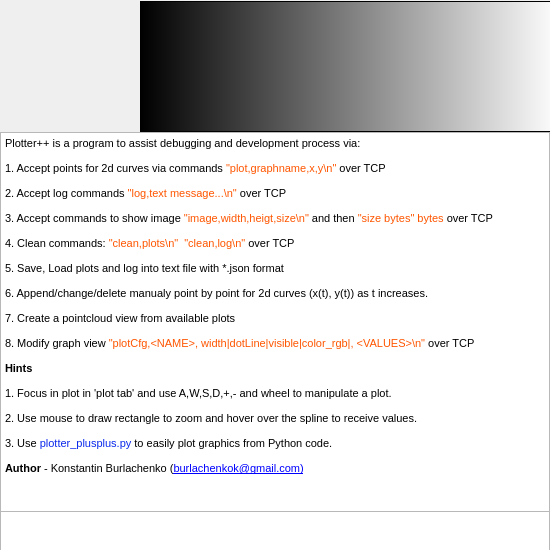
<?xml version="1.0" encoding="UTF-8"?>
<ui version="4.0">
 <class>AboutBoxDialog</class>
 <widget class="QDialog" name="AboutBoxDialog">
  <property name="geometry">
   <rect>
    <x>0</x>
    <y>0</y>
    <width>550</width>
    <height>550</height>
   </rect>
  </property>
  <property name="sizePolicy">
   <sizepolicy hsizetype="Fixed" vsizetype="Fixed">
    <horstretch>0</horstretch>
    <verstretch>0</verstretch>
   </sizepolicy>
  </property>
  <property name="minimumSize">
   <size>
    <width>550</width>
    <height>550</height>
   </size>
  </property>
  <property name="maximumSize">
   <size>
    <width>550</width>
    <height>550</height>
   </size>
  </property>
  <property name="windowTitle">
   <string>About and Help</string>
  </property>
  <property name="windowIcon">
   <iconset resource="plotter_resource.qrc">
    <normaloff>:/icons/resources/about.png</normaloff>:/icons/resources/about.png</iconset>
  </property>
  <property name="modal">
   <bool>true</bool>
  </property>
  <widget class="QFrame" name="frame">
   <property name="geometry">
    <rect>
     <x>140</x>
     <y>1</y>
     <width>420</width>
     <height>131</height>
    </rect>
   </property>
   <property name="styleSheet">
    <string notr="true">background-color: qlineargradient(spread:pad, x1:0, y1:0, x2:1, y2:0, stop:0 rgba(0, 0, 0, 255), stop:1 rgba(255, 255, 255, 255));</string>
   </property>
   <property name="frameShape">
    <enum>QFrame::StyledPanel</enum>
   </property>
   <property name="frameShadow">
    <enum>QFrame::Raised</enum>
   </property>
  </widget>
  <widget class="QWidget" name="widget" native="true">
   <property name="geometry">
    <rect>
     <x>-1</x>
     <y>1</y>
     <width>141</width>
     <height>131</height>
    </rect>
   </property>
   <property name="styleSheet">
    <string notr="true">background-image: url(:/icons/resources/logo_with_tiger.png);</string>
   </property>
  </widget>
  <widget class="QTextEdit" name="textEdit">
   <property name="geometry">
    <rect>
     <x>0</x>
     <y>132</y>
     <width>550</width>
     <height>380</height>
    </rect>
   </property>
   <property name="maximumSize">
    <size>
     <width>16777215</width>
     <height>16777214</height>
    </size>
   </property>
   <property name="readOnly">
    <bool>true</bool>
   </property>
   <property name="html">
    <string>&lt;!DOCTYPE HTML PUBLIC &quot;-//W3C//DTD HTML 4.0//EN&quot; &quot;http://www.w3.org/TR/REC-html40/strict.dtd&quot;&gt;
&lt;html&gt;&lt;head&gt;&lt;meta name=&quot;qrichtext&quot; content=&quot;1&quot; /&gt;&lt;style type=&quot;text/css&quot;&gt;
p, li { white-space: pre-wrap; }
&lt;/style&gt;&lt;/head&gt;&lt;body style=&quot; font-family:'Ubuntu'; font-size:11pt; font-weight:400; font-style:normal;&quot;&gt;
&lt;p style=&quot; margin-top:0px; margin-bottom:0px; margin-left:0px; margin-right:0px; -qt-block-indent:0; text-indent:0px;&quot;&gt;&lt;span style=&quot; font-family:'MS Shell Dlg 2'; font-size:8pt;&quot;&gt;Plotter++ is a program to assist debugging and development process via:&lt;/span&gt;&lt;/p&gt;
&lt;p style=&quot; margin-top:12px; margin-bottom:12px; margin-left:0px; margin-right:0px; -qt-block-indent:0; text-indent:0px;&quot;&gt;&lt;span style=&quot; font-family:'MS Shell Dlg 2'; font-size:8pt;&quot;&gt;1. Accept points for 2d curves via commands &lt;/span&gt;&lt;span style=&quot; font-family:'MS Shell Dlg 2'; font-size:8pt; color:#ff5500;&quot;&gt;&amp;quot;plot,graphname,x,y\n&amp;quot; &lt;/span&gt;&lt;span style=&quot; font-family:'MS Shell Dlg 2'; font-size:8pt;&quot;&gt;over TCP&lt;/span&gt;&lt;/p&gt;
&lt;p style=&quot; margin-top:12px; margin-bottom:12px; margin-left:0px; margin-right:0px; -qt-block-indent:0; text-indent:0px;&quot;&gt;&lt;span style=&quot; font-family:'MS Shell Dlg 2'; font-size:8pt;&quot;&gt;2. Accept log commands &lt;/span&gt;&lt;span style=&quot; font-family:'MS Shell Dlg 2'; font-size:8pt; color:#ff5500;&quot;&gt;&amp;quot;log,text message...\n&amp;quot; &lt;/span&gt;&lt;span style=&quot; font-family:'MS Shell Dlg 2'; font-size:8pt;&quot;&gt;over TCP&lt;/span&gt;&lt;/p&gt;
&lt;p style=&quot; margin-top:12px; margin-bottom:12px; margin-left:0px; margin-right:0px; -qt-block-indent:0; text-indent:0px;&quot;&gt;&lt;span style=&quot; font-family:'MS Shell Dlg 2'; font-size:8pt;&quot;&gt;3. Accept commands to show image &lt;/span&gt;&lt;span style=&quot; font-family:'MS Shell Dlg 2'; font-size:8pt; color:#ff5500;&quot;&gt;&amp;quot;image,width,heigt,size\n&amp;quot; &lt;/span&gt;&lt;span style=&quot; font-family:'MS Shell Dlg 2'; font-size:8pt;&quot;&gt;and then &lt;/span&gt;&lt;span style=&quot; font-family:'MS Shell Dlg 2'; font-size:8pt; color:#ff5500;&quot;&gt;&amp;quot;size bytes&amp;quot; bytes &lt;/span&gt;&lt;span style=&quot; font-family:'MS Shell Dlg 2'; font-size:8pt;&quot;&gt;over TCP&lt;/span&gt;&lt;/p&gt;
&lt;p style=&quot; margin-top:12px; margin-bottom:12px; margin-left:0px; margin-right:0px; -qt-block-indent:0; text-indent:0px;&quot;&gt;&lt;span style=&quot; font-family:'MS Shell Dlg 2'; font-size:8pt;&quot;&gt;4. Clean commands: &lt;/span&gt;&lt;span style=&quot; font-family:'MS Shell Dlg 2'; font-size:8pt; color:#ff5500;&quot;&gt;&amp;quot;clean,plots\n&amp;quot; &lt;/span&gt;&lt;span style=&quot; font-family:'MS Shell Dlg 2'; font-size:8pt;&quot;&gt; &lt;/span&gt;&lt;span style=&quot; font-family:'MS Shell Dlg 2'; font-size:8pt; color:#ff5500;&quot;&gt;&amp;quot;clean,log\n&amp;quot; &lt;/span&gt;&lt;span style=&quot; font-family:'MS Shell Dlg 2'; font-size:8pt;&quot;&gt;over TCP&lt;/span&gt;&lt;/p&gt;
&lt;p style=&quot; margin-top:12px; margin-bottom:12px; margin-left:0px; margin-right:0px; -qt-block-indent:0; text-indent:0px;&quot;&gt;&lt;span style=&quot; font-family:'MS Shell Dlg 2'; font-size:8pt;&quot;&gt;5. Save, Load plots and log into text file with *.json format&lt;/span&gt;&lt;/p&gt;
&lt;p style=&quot; margin-top:12px; margin-bottom:12px; margin-left:0px; margin-right:0px; -qt-block-indent:0; text-indent:0px;&quot;&gt;&lt;span style=&quot; font-family:'MS Shell Dlg 2'; font-size:8pt;&quot;&gt;6. Append/change/delete manualy point by point for 2d curves (x(t), y(t)) as t increases.&lt;/span&gt;&lt;/p&gt;
&lt;p style=&quot; margin-top:12px; margin-bottom:12px; margin-left:0px; margin-right:0px; -qt-block-indent:0; text-indent:0px;&quot;&gt;&lt;span style=&quot; font-family:'MS Shell Dlg 2'; font-size:8.25pt;&quot;&gt;7. Create a pointcloud view from available plots&lt;/span&gt;&lt;/p&gt;
&lt;p style=&quot; margin-top:12px; margin-bottom:12px; margin-left:0px; margin-right:0px; -qt-block-indent:0; text-indent:0px;&quot;&gt;&lt;span style=&quot; font-family:'MS Shell Dlg 2'; font-size:8.25pt;&quot;&gt;8. Modify graph view&lt;/span&gt;&lt;span style=&quot; font-family:'MS Shell Dlg 2'; font-size:8pt;&quot;&gt; &lt;/span&gt;&lt;span style=&quot; font-family:'MS Shell Dlg 2'; font-size:8pt; color:#ff5500;&quot;&gt;&amp;quot;plotCfg,&amp;lt;NAME&amp;gt;, width|dotLine|visible|color_rgb|, &amp;lt;VALUES&amp;gt;\n&amp;quot; &lt;/span&gt;&lt;span style=&quot; font-family:'MS Shell Dlg 2'; font-size:8pt;&quot;&gt;over TCP&lt;/span&gt;&lt;/p&gt;
&lt;p style=&quot; margin-top:12px; margin-bottom:12px; margin-left:0px; margin-right:0px; -qt-block-indent:0; text-indent:0px;&quot;&gt;&lt;span style=&quot; font-family:'MS Shell Dlg 2'; font-size:8pt; font-weight:600;&quot;&gt;Hints&lt;/span&gt;&lt;/p&gt;
&lt;p style=&quot; margin-top:12px; margin-bottom:12px; margin-left:0px; margin-right:0px; -qt-block-indent:0; text-indent:0px;&quot;&gt;&lt;span style=&quot; font-family:'MS Shell Dlg 2'; font-size:8pt;&quot;&gt;1. Focus in plot in 'plot tab' and use A,W,S,D,+,- and wheel to manipulate a plot.  &lt;/span&gt;&lt;/p&gt;
&lt;p style=&quot; margin-top:12px; margin-bottom:12px; margin-left:0px; margin-right:0px; -qt-block-indent:0; text-indent:0px;&quot;&gt;&lt;span style=&quot; font-family:'MS Shell Dlg 2'; font-size:8pt;&quot;&gt;2. Use mouse to draw rectangle to zoom and hover over the spline to receive values.&lt;/span&gt;&lt;/p&gt;
&lt;p style=&quot; margin-top:12px; margin-bottom:12px; margin-left:0px; margin-right:0px; -qt-block-indent:0; text-indent:0px;&quot;&gt;&lt;span style=&quot; font-family:'MS Shell Dlg 2'; font-size:8pt;&quot;&gt;3. Use &lt;/span&gt;&lt;span style=&quot; font-family:'MS Shell Dlg 2'; font-size:8pt; color:#0a28eb;&quot;&gt;plotter_plusplus.py &lt;/span&gt;&lt;span style=&quot; font-family:'MS Shell Dlg 2'; font-size:8pt;&quot;&gt;to easily plot graphics from Python code.&lt;/span&gt;&lt;/p&gt;
&lt;p style=&quot; margin-top:12px; margin-bottom:12px; margin-left:0px; margin-right:0px; -qt-block-indent:0; text-indent:0px;&quot;&gt;&lt;span style=&quot; font-family:'MS Shell Dlg 2'; font-size:8pt; font-weight:600;&quot;&gt;Author&lt;/span&gt;&lt;span style=&quot; font-family:'MS Shell Dlg 2'; font-size:8pt;&quot;&gt; - Konstantin Burlachenko (&lt;/span&gt;&lt;a href=&quot;burlachenkok@gmail.com&quot;&gt;&lt;span style=&quot; font-family:'MS Shell Dlg 2'; font-size:8pt; text-decoration: underline; color:#0000ff;&quot;&gt;burlachenkok@gmail.com)&lt;/span&gt;&lt;/a&gt;&lt;/p&gt;&lt;/body&gt;&lt;/html&gt;</string>
   </property>
  </widget>
  <widget class="QTextEdit" name="edtBuildInfo">
   <property name="geometry">
    <rect>
     <x>0</x>
     <y>511</y>
     <width>550</width>
     <height>40</height>
    </rect>
   </property>
   <property name="readOnly">
    <bool>true</bool>
   </property>
  </widget>
 </widget>
 <resources>
  <include location="plotter_resource.qrc"/>
 </resources>
 <connections/>
</ui>
